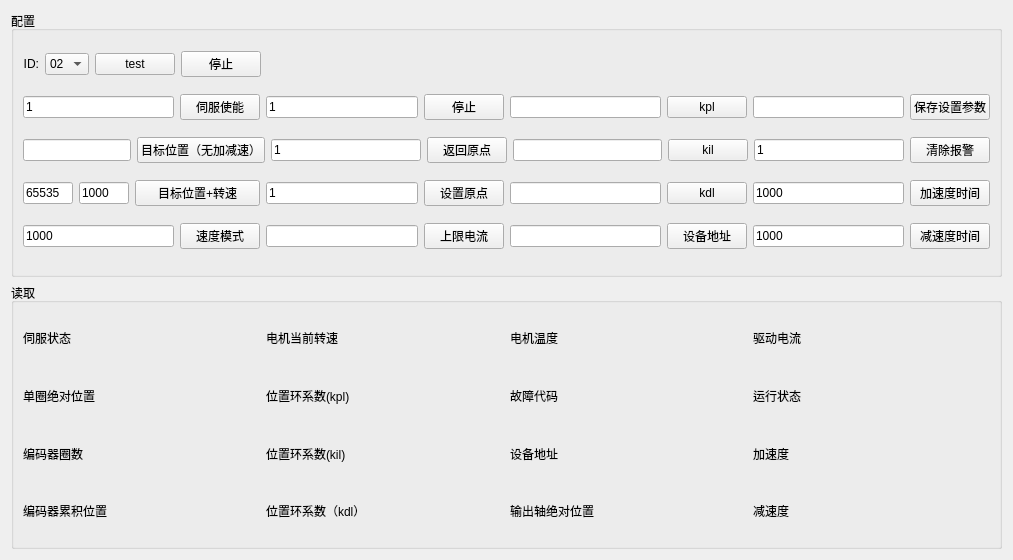
<?xml version="1.0" encoding="UTF-8"?>
<ui version="4.0">
 <class>xintuoCanForm</class>
 <widget class="QWidget" name="xintuoCanForm">
  <property name="geometry">
   <rect>
    <x>0</x>
    <y>0</y>
    <width>1013</width>
    <height>560</height>
   </rect>
  </property>
  <property name="windowTitle">
   <string>Form</string>
  </property>
  <layout class="QVBoxLayout" name="verticalLayout">
   <item>
    <widget class="QGroupBox" name="groupBox">
     <property name="title">
      <string>配置</string>
     </property>
     <layout class="QGridLayout" name="gridLayout_2">
      <item row="0" column="0">
       <layout class="QHBoxLayout" name="horizontalLayout_18">
        <item>
         <layout class="QHBoxLayout" name="horizontalLayout_15">
          <item>
           <widget class="QLabel" name="label">
            <property name="text">
             <string>ID:</string>
            </property>
            <property name="alignment">
             <set>Qt::AlignRight|Qt::AlignTrailing|Qt::AlignVCenter</set>
            </property>
           </widget>
          </item>
          <item>
           <widget class="QComboBox" name="comboBox">
            <property name="currentIndex">
             <number>1</number>
            </property>
            <item>
             <property name="text">
              <string>01</string>
             </property>
            </item>
            <item>
             <property name="text">
              <string>02</string>
             </property>
            </item>
           </widget>
          </item>
         </layout>
        </item>
        <item>
         <widget class="QPushButton" name="pushButton_test">
          <property name="text">
           <string>test</string>
          </property>
         </widget>
        </item>
        <item>
         <widget class="QPushButton" name="pushButton_stop_test">
          <property name="text">
           <string>停止</string>
          </property>
         </widget>
        </item>
        <item>
         <spacer name="horizontalSpacer">
          <property name="orientation">
           <enum>Qt::Horizontal</enum>
          </property>
          <property name="sizeHint" stdset="0">
           <size>
            <width>40</width>
            <height>20</height>
           </size>
          </property>
         </spacer>
        </item>
       </layout>
      </item>
      <item row="1" column="0">
       <layout class="QHBoxLayout" name="horizontalLayout_19">
        <item>
         <layout class="QHBoxLayout" name="horizontalLayout">
          <item>
           <widget class="QLineEdit" name="lineEdit_0x80">
            <property name="text">
             <string>1</string>
            </property>
           </widget>
          </item>
          <item>
           <widget class="QPushButton" name="pushButton_0x80">
            <property name="text">
             <string>伺服使能</string>
            </property>
           </widget>
          </item>
         </layout>
        </item>
        <item>
         <layout class="QHBoxLayout" name="horizontalLayout_5">
          <item>
           <widget class="QLineEdit" name="lineEdit_0x87">
            <property name="text">
             <string>1</string>
            </property>
           </widget>
          </item>
          <item>
           <widget class="QPushButton" name="pushButton_0x87">
            <property name="text">
             <string>停止</string>
            </property>
           </widget>
          </item>
         </layout>
        </item>
        <item>
         <layout class="QHBoxLayout" name="horizontalLayout_9">
          <item>
           <widget class="QLineEdit" name="lineEdit_0x91"/>
          </item>
          <item>
           <widget class="QPushButton" name="pushButton_0x91">
            <property name="text">
             <string>kpl</string>
            </property>
           </widget>
          </item>
         </layout>
        </item>
        <item>
         <layout class="QHBoxLayout" name="horizontalLayout_13">
          <item>
           <widget class="QLineEdit" name="lineEdit_0x95"/>
          </item>
          <item>
           <widget class="QPushButton" name="pushButton_0x95">
            <property name="text">
             <string>保存设置参数</string>
            </property>
           </widget>
          </item>
         </layout>
        </item>
       </layout>
      </item>
      <item row="2" column="0">
       <layout class="QHBoxLayout" name="horizontalLayout_20">
        <item>
         <layout class="QHBoxLayout" name="horizontalLayout_2">
          <item>
           <widget class="QLineEdit" name="lineEdit_0x81"/>
          </item>
          <item>
           <widget class="QPushButton" name="pushButton_0x81">
            <property name="text">
             <string>目标位置（无加减速）</string>
            </property>
           </widget>
          </item>
         </layout>
        </item>
        <item>
         <layout class="QHBoxLayout" name="horizontalLayout_6">
          <item>
           <widget class="QLineEdit" name="lineEdit_0x88">
            <property name="text">
             <string>1</string>
            </property>
           </widget>
          </item>
          <item>
           <widget class="QPushButton" name="pushButton_0x88">
            <property name="text">
             <string>返回原点</string>
            </property>
           </widget>
          </item>
         </layout>
        </item>
        <item>
         <layout class="QHBoxLayout" name="horizontalLayout_10">
          <item>
           <widget class="QLineEdit" name="lineEdit_0x92"/>
          </item>
          <item>
           <widget class="QPushButton" name="pushButton_0x92">
            <property name="text">
             <string>kil</string>
            </property>
           </widget>
          </item>
         </layout>
        </item>
        <item>
         <layout class="QHBoxLayout" name="horizontalLayout_14">
          <item>
           <widget class="QLineEdit" name="lineEdit_0x99">
            <property name="text">
             <string>1</string>
            </property>
           </widget>
          </item>
          <item>
           <widget class="QPushButton" name="pushButton_0x99">
            <property name="text">
             <string>清除报警</string>
            </property>
           </widget>
          </item>
         </layout>
        </item>
       </layout>
      </item>
      <item row="3" column="0">
       <layout class="QHBoxLayout" name="horizontalLayout_21">
        <item>
         <layout class="QHBoxLayout" name="horizontalLayout_3">
          <item>
           <widget class="QLineEdit" name="lineEdit_0x82_weizhi">
            <property name="maximumSize">
             <size>
              <width>50</width>
              <height>16777215</height>
             </size>
            </property>
            <property name="text">
             <string>65535</string>
            </property>
           </widget>
          </item>
          <item>
           <widget class="QLineEdit" name="lineEdit_0x82_zhuansu">
            <property name="maximumSize">
             <size>
              <width>50</width>
              <height>16777215</height>
             </size>
            </property>
            <property name="text">
             <string>1000</string>
            </property>
           </widget>
          </item>
          <item>
           <widget class="QPushButton" name="pushButton_0x82">
            <property name="text">
             <string>目标位置+转速</string>
            </property>
           </widget>
          </item>
         </layout>
        </item>
        <item>
         <layout class="QHBoxLayout" name="horizontalLayout_7">
          <item>
           <widget class="QLineEdit" name="lineEdit_0x89">
            <property name="text">
             <string>1</string>
            </property>
           </widget>
          </item>
          <item>
           <widget class="QPushButton" name="pushButton_0x89">
            <property name="text">
             <string>设置原点</string>
            </property>
           </widget>
          </item>
         </layout>
        </item>
        <item>
         <layout class="QHBoxLayout" name="horizontalLayout_11">
          <item>
           <widget class="QLineEdit" name="lineEdit_0x93"/>
          </item>
          <item>
           <widget class="QPushButton" name="pushButton_0x93">
            <property name="text">
             <string>kdl</string>
            </property>
           </widget>
          </item>
         </layout>
        </item>
        <item>
         <layout class="QHBoxLayout" name="horizontalLayout_16">
          <item>
           <widget class="QLineEdit" name="lineEdit_0x9B">
            <property name="text">
             <string>1000</string>
            </property>
           </widget>
          </item>
          <item>
           <widget class="QPushButton" name="pushButton_0x9B">
            <property name="text">
             <string>加速度时间</string>
            </property>
           </widget>
          </item>
         </layout>
        </item>
       </layout>
      </item>
      <item row="4" column="0">
       <layout class="QHBoxLayout" name="horizontalLayout_22">
        <item>
         <layout class="QHBoxLayout" name="horizontalLayout_4">
          <item>
           <widget class="QLineEdit" name="lineEdit__0x86">
            <property name="text">
             <string>1000</string>
            </property>
           </widget>
          </item>
          <item>
           <widget class="QPushButton" name="pushButton_0x86">
            <property name="text">
             <string>速度模式</string>
            </property>
           </widget>
          </item>
         </layout>
        </item>
        <item>
         <layout class="QHBoxLayout" name="horizontalLayout_8">
          <item>
           <widget class="QLineEdit" name="lineEdit_0x8f"/>
          </item>
          <item>
           <widget class="QPushButton" name="pushButton_0x8f">
            <property name="text">
             <string>上限电流</string>
            </property>
           </widget>
          </item>
         </layout>
        </item>
        <item>
         <layout class="QHBoxLayout" name="horizontalLayout_12">
          <item>
           <widget class="QLineEdit" name="lineEdit_0x94"/>
          </item>
          <item>
           <widget class="QPushButton" name="pushButton_0x94">
            <property name="text">
             <string>设备地址</string>
            </property>
           </widget>
          </item>
         </layout>
        </item>
        <item>
         <layout class="QHBoxLayout" name="horizontalLayout_17">
          <item>
           <widget class="QLineEdit" name="lineEdit_0x9C">
            <property name="text">
             <string>1000</string>
            </property>
           </widget>
          </item>
          <item>
           <widget class="QPushButton" name="pushButton_0x9C">
            <property name="text">
             <string>减速度时间</string>
            </property>
           </widget>
          </item>
         </layout>
        </item>
       </layout>
      </item>
     </layout>
    </widget>
   </item>
   <item>
    <widget class="QGroupBox" name="groupBox_2">
     <property name="title">
      <string>读取</string>
     </property>
     <layout class="QGridLayout" name="gridLayout">
      <item row="3" column="1">
       <widget class="QLabel" name="label_0x05">
        <property name="text">
         <string>位置环系数(kpl)</string>
        </property>
       </widget>
      </item>
      <item row="3" column="2">
       <widget class="QLabel" name="label_0x09">
        <property name="text">
         <string>故障代码</string>
        </property>
       </widget>
      </item>
      <item row="3" column="0">
       <widget class="QLabel" name="label_0x01">
        <property name="text">
         <string>单圈绝对位置</string>
        </property>
       </widget>
      </item>
      <item row="5" column="0">
       <widget class="QLabel" name="label_0x03">
        <property name="text">
         <string>编码器累积位置</string>
        </property>
       </widget>
      </item>
      <item row="2" column="3">
       <widget class="QLabel" name="label_0x28">
        <property name="text">
         <string>驱动电流</string>
        </property>
       </widget>
      </item>
      <item row="4" column="2">
       <widget class="QLabel" name="label_0x0A">
        <property name="text">
         <string>设备地址</string>
        </property>
       </widget>
      </item>
      <item row="5" column="2">
       <widget class="QLabel" name="label_0x11">
        <property name="text">
         <string>输出轴绝对位置</string>
        </property>
       </widget>
      </item>
      <item row="4" column="0">
       <widget class="QLabel" name="label_0x02">
        <property name="text">
         <string>编码器圈数</string>
        </property>
       </widget>
      </item>
      <item row="5" column="3">
       <widget class="QLabel" name="label_0x2C">
        <property name="text">
         <string>减速度</string>
        </property>
       </widget>
      </item>
      <item row="2" column="2">
       <widget class="QLabel" name="label_0x08">
        <property name="text">
         <string>电机温度</string>
        </property>
       </widget>
      </item>
      <item row="2" column="0">
       <widget class="QLabel" name="label_0x00">
        <property name="text">
         <string>伺服状态</string>
        </property>
       </widget>
      </item>
      <item row="2" column="1">
       <widget class="QLabel" name="label_0x04">
        <property name="text">
         <string>电机当前转速</string>
        </property>
       </widget>
      </item>
      <item row="4" column="1">
       <widget class="QLabel" name="label_0x06">
        <property name="text">
         <string>位置环系数(kil)</string>
        </property>
       </widget>
      </item>
      <item row="3" column="3">
       <widget class="QLabel" name="label_0x29">
        <property name="text">
         <string>运行状态</string>
        </property>
       </widget>
      </item>
      <item row="5" column="1">
       <widget class="QLabel" name="label_0x07">
        <property name="text">
         <string>位置环系数（kdl）</string>
        </property>
       </widget>
      </item>
      <item row="4" column="3">
       <widget class="QLabel" name="label_0x2B">
        <property name="text">
         <string>加速度</string>
        </property>
       </widget>
      </item>
     </layout>
    </widget>
   </item>
  </layout>
 </widget>
 <resources/>
 <connections/>
</ui>
